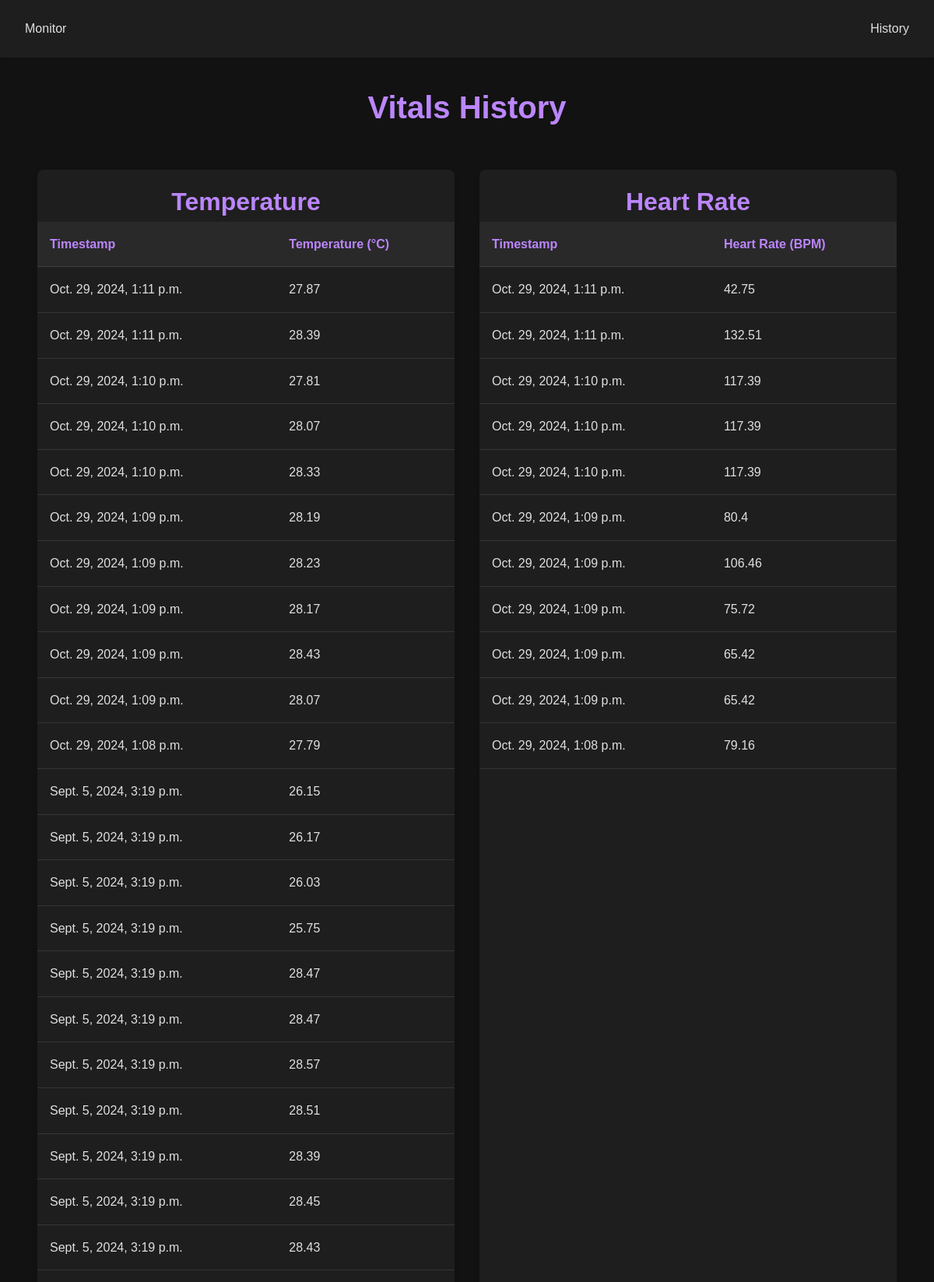
The page /history/ (upper part) on the database its author committed.
### health/models.py (models this page shows, shortened)
class Temperature(models.Model):
    data = models.FloatField()
    timestamp = models.DateTimeField(default=timezone.now)
    class Meta:
        ordering = ['-timestamp']

### health/views.py (the view)
# urls.py: path('history/', views.vitals_history, name='vitals_history'),
def vitals_history(request):
    temperature_data = Temperature.objects.all().order_by('-timestamp')
    heartrate_data = HeartRate.objects.all().order_by('-timestamp')
    context = {
        'temperature_data': temperature_data,
        'heartrate_data': heartrate_data
    }
    return render(request, 'history.html', context)

### health/templates/history.html (shortened to what this page needs)
<!DOCTYPE html>
<html lang="en">
<head>
</head>
<body>
    <nav class="navbar">
        <div class="navbar-container">
            <a href="{% url 'monitor' %}">Monitor</a>
            <a href="{% url 'vitals_history' %}">History</a>
        </div>
    </nav>
    <main>
        <h1>Vitals History</h1>
        <div class="tables-wrapper">
            <div class="table-container">
                <h2>Temperature</h2>
                <table>
                    <thead>
                        <tr>
                            <th>Timestamp</th>
                            <th>Temperature (°C)</th>
                        </tr>
                    </thead>
                    <tbody>
                        {% for temp in temperature_data %}
                        <tr>
                            <td>{{ temp.timestamp }}</td>
                            <td>{{ temp.data }}</td>
                        </tr>
                        {% endfor %}
                    </tbody>
                </table>
            </div>
            <div class="table-container">
                <h2>Heart Rate</h2>
                <table>
                    <thead>
                        <tr>
                            <th>Timestamp</th>
                            <th>Heart Rate (BPM)</th>
                        </tr>
                    </thead>
                    <tbody>
                        {% for hr in heartrate_data %}
                        <tr>
                            <td>{{ hr.timestamp }}</td>
                            <td>{{ hr.data }}</td>
                        </tr>
                        {% endfor %}
                    </tbody>
                </table>
            </div>
        </div>
    </main>
</body>
</html>

### health/templates/history.html (style rules this page uses)
:root { --bg-color: #121212; --surface-color: #1e1e1e; --primary-color: #bb86fc; --text-color: #e0e0e0; --icon-color: #03dac6; }
* { margin: 0; padding: 0; box-sizing: border-box; }
body { font-family: 'Arial', sans-serif; background-color: var(--bg-color); color: var(--text-color); line-height: 1.6; min-height: 100vh; display: flex; flex-direction: column; }
.navbar { background-color: var(--surface-color); padding: 1rem; box-shadow: 0 2px 4px rgba(0, 0, 0, 0.1); }
.navbar-container { display: flex; justify-content: space-between; align-items: center; max-width: 1200px; margin: 0 auto; }
.navbar a { color: var(--text-color); text-decoration: none; padding: 0.5rem 1rem; border-radius: 4px; transition: background-color 0.3s ease; }
main { flex-grow: 1; display: flex; flex-direction: column; align-items: center; padding: 2rem; gap: 2rem; }
h1, h2 { font-size: 2.5rem; text-align: center; color: var(--primary-color); }
h2 { font-size: 2rem; margin-top: 1rem; }
.tables-wrapper { width: 100%; max-width: 1200px; display: grid; grid-template-columns: repeat(auto-fit, minmax(300px, 1fr)); gap: 2rem; padding: 1rem; }
.table-container { width: 100%; background-color: var(--surface-color); border-radius: 8px; overflow: hidden; box-shadow: 0 4px 6px rgba(0, 0, 0, 0.1); }
table { width: 100%; border-collapse: collapse; }
th, td { padding: 1rem; text-align: left; border-bottom: 1px solid rgba(255, 255, 255, 0.1); }
th { background-color: rgba(255, 255, 255, 0.05); font-weight: bold; color: var(--primary-color); }

### rows shown on the page
Temperature: timestamp "Oct. 29, 2024, 1:11 p.m.", data "27.87"
Temperature: timestamp "Oct. 29, 2024, 1:11 p.m.", data "28.39"
Temperature: timestamp "Oct. 29, 2024, 1:10 p.m.", data "27.81"
Temperature: timestamp "Oct. 29, 2024, 1:10 p.m.", data "28.07"
Temperature: timestamp "Oct. 29, 2024, 1:10 p.m.", data "28.33"
Temperature: timestamp "Oct. 29, 2024, 1:09 p.m.", data "28.19"
Temperature: timestamp "Oct. 29, 2024, 1:09 p.m.", data "28.23"
Temperature: timestamp "Oct. 29, 2024, 1:09 p.m.", data "28.17"
Temperature: timestamp "Oct. 29, 2024, 1:09 p.m.", data "28.43"
Temperature: timestamp "Oct. 29, 2024, 1:09 p.m.", data "28.07"
Temperature: timestamp "Oct. 29, 2024, 1:08 p.m.", data "27.79"
Temperature: timestamp "Sept. 5, 2024, 3:19 p.m.", data "26.15"
Temperature: timestamp "Sept. 5, 2024, 3:19 p.m.", data "26.17"
Temperature: timestamp "Sept. 5, 2024, 3:19 p.m.", data "26.03"
Temperature: timestamp "Sept. 5, 2024, 3:19 p.m.", data "25.75"
Temperature: timestamp "Sept. 5, 2024, 3:19 p.m.", data "28.47"
Temperature: timestamp "Sept. 5, 2024, 3:19 p.m.", data "28.47"
Temperature: timestamp "Sept. 5, 2024, 3:19 p.m.", data "28.57"
Temperature: timestamp "Sept. 5, 2024, 3:19 p.m.", data "28.51"
Temperature: timestamp "Sept. 5, 2024, 3:19 p.m.", data "28.39"
Temperature: timestamp "Sept. 5, 2024, 3:19 p.m.", data "28.45"
Temperature: timestamp "Sept. 5, 2024, 3:19 p.m.", data "28.43"
